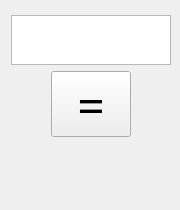
<?xml version="1.0" encoding="UTF-8"?>
<ui version="4.0">
 <class>MainWindow</class>
 <widget class="QMainWindow" name="MainWindow">
  <property name="geometry">
   <rect>
    <x>0</x>
    <y>0</y>
    <width>180</width>
    <height>210</height>
   </rect>
  </property>
  <property name="windowTitle">
   <string>MainWindow</string>
  </property>
  <widget class="QWidget" name="centralWidget">
   <widget class="QWidget" name="">
    <property name="geometry">
     <rect>
      <x>0</x>
      <y>4</y>
      <width>182</width>
      <height>217</height>
     </rect>
    </property>
    <layout class="QGridLayout" name="gridLayout">
     <item row="0" column="0" colspan="3">
      <widget class="QGraphicsView" name="originalImg">
       <property name="maximumSize">
        <size>
         <width>180</width>
         <height>50</height>
        </size>
       </property>
      </widget>
     </item>
     <item row="1" column="0">
      <spacer name="horizontalSpacer">
       <property name="orientation">
        <enum>Qt::Horizontal</enum>
       </property>
       <property name="sizeHint" stdset="0">
        <size>
         <width>40</width>
         <height>20</height>
        </size>
       </property>
      </spacer>
     </item>
     <item row="1" column="1">
      <widget class="QPushButton" name="pushButton">
       <property name="font">
        <font>
         <family>微软雅黑</family>
         <pointsize>36</pointsize>
        </font>
       </property>
       <property name="text">
        <string>=</string>
       </property>
      </widget>
     </item>
     <item row="1" column="2">
      <spacer name="horizontalSpacer_2">
       <property name="orientation">
        <enum>Qt::Horizontal</enum>
       </property>
       <property name="sizeHint" stdset="0">
        <size>
         <width>40</width>
         <height>20</height>
        </size>
       </property>
      </spacer>
     </item>
     <item row="2" column="0">
      <spacer name="horizontalSpacer_3">
       <property name="orientation">
        <enum>Qt::Horizontal</enum>
       </property>
       <property name="sizeHint" stdset="0">
        <size>
         <width>40</width>
         <height>20</height>
        </size>
       </property>
      </spacer>
     </item>
     <item row="2" column="1">
      <widget class="QLabel" name="textEdit">
       <property name="font">
        <font>
         <family>微软雅黑</family>
         <pointsize>48</pointsize>
         <weight>50</weight>
         <bold>false</bold>
        </font>
       </property>
       <property name="text">
        <string/>
       </property>
       <property name="alignment">
        <set>Qt::AlignCenter</set>
       </property>
      </widget>
     </item>
     <item row="2" column="2">
      <spacer name="horizontalSpacer_4">
       <property name="orientation">
        <enum>Qt::Horizontal</enum>
       </property>
       <property name="sizeHint" stdset="0">
        <size>
         <width>40</width>
         <height>20</height>
        </size>
       </property>
      </spacer>
     </item>
    </layout>
   </widget>
  </widget>
 </widget>
 <layoutdefault spacing="6" margin="11"/>
 <resources/>
 <connections/>
</ui>
